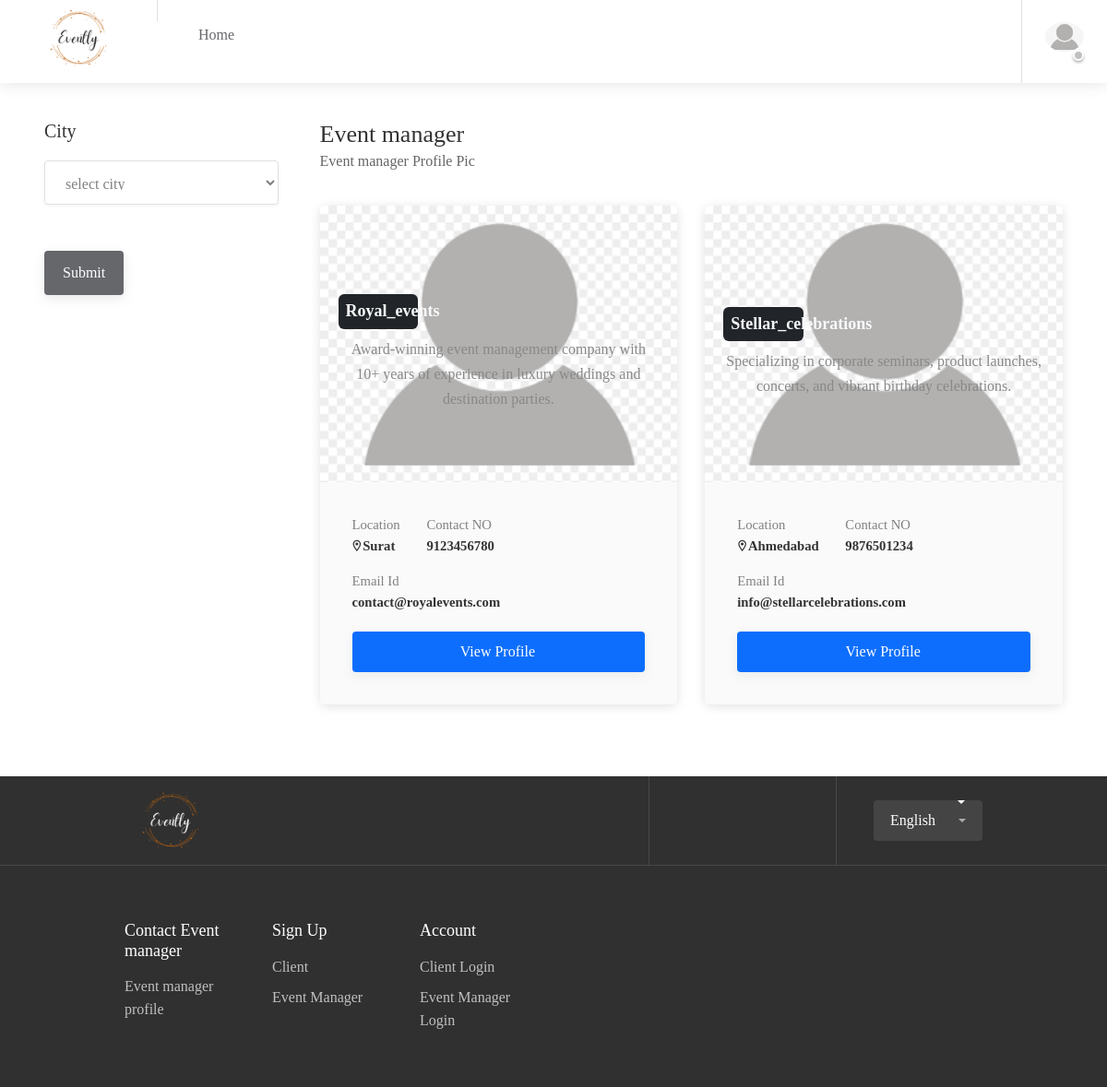
The page /index.php/project/loadprofile on the database its author committed.
### tables this page shows
CREATE TABLE IF NOT EXISTS `tbleventmanage` (
  `eventmanagerid` int(11) NOT NULL AUTO_INCREMENT,
  `username` varchar(100) NOT NULL,
  `password` varchar(255) NOT NULL,
  `emailid` varchar(150) NOT NULL,
  `contactno` varchar(20) NOT NULL,
  `image` varchar(255) DEFAULT 'default.png',
  `bio` text DEFAULT NULL,
  `cityid` int(11) DEFAULT NULL,
  `status` tinyint(1) NOT NULL DEFAULT 0,
  `default` int(11) NOT NULL DEFAULT 0,
  `created_at` timestamp NOT NULL DEFAULT CURRENT_TIMESTAMP,
  PRIMARY KEY (`eventmanagerid`)
);

CREATE TABLE IF NOT EXISTS `tblcity` (
  `cityid` int(11) NOT NULL AUTO_INCREMENT,
  `cityname` varchar(100) NOT NULL,
  `stateid` int(11) NOT NULL,
  PRIMARY KEY (`cityid`),
  KEY `fk_city_state` (`stateid`)
);

### application/controllers/Project.php (called while the page is built, shortened)
<?php
class Project extends CI_Controller
{
    public function __construct()
    {
        $this->load->model("ProjectM","pm");
    }
    public function loadprofile()
    {
        $projects=$this->pm->geteventmanagerprofile();
        $temp=[
        "profile"=>$projects,
            "cat"=>$this->pm->getAllCity()
    ];
        $this->load->view('eventmanagerprofile',$temp);
    }
}
?>

### index.php (called while the page is built, shortened)
<?php
require_once BASEPATH.'core/CodeIgniter.php';

### application/models/ProjectM.php (called while the page is built, shortened)
<?php
    class ProjectM extends CI_Model
    {
   public function geteventmanagerprofile($where=null)
        {
             $this->db->select("*,e.username as uname,cat.cityname as catname")->from("tbleventmanage e")->join("tblcity cat","e.cityid=cat.cityid");
            return $this->db->get()->result();
        }
    }
?>

### application/views/eventmanagerprofile.php (the view, shortened to what this page needs)
<!doctype html>
<html lang="en">
<head>
	<?php include_once('topscripts.php') ?>
</head>
<body>
	<?php include_once('header.php') ?>
	<div id="wrapper">
	</div>
	<div class="row p-5	">
		<div class="col-md-3">
			<div class="sidebar-container">
				<form method="post" action="<?= site_url("Project/loadprofile") ?>">
					<div class="sidebar-widget">
						<h3>City</h3>
						<select class=" with-border" data-size="7" title="Select City" name="txtcity">
							<option value="-1"> select city</option>
						</select>
					</div>
					<input type="submit" name="btnsearch">
				</form>
			</div>
		</div>
		<div class="col-md-9">
			<div class="container">
				<div class="row">
					<div class="col-md-12">
						<h2>Event manager</h2>
						<span>Event manager Profile Pic</span>
					</div>
				</div>
			</div>
			<div class="row">
				<div class="col-md-12 content-left-offset">
					<div class="freelancers-container freelancers-grid-layout margin-top-35">
						<?php
						foreach ($profile as $p) {
						?>
							<div class="freelancer rounded">
								<div class="freelancer-overview rounded-top" style="background-image: url(<?= base_url("resources/media/images/" . $p->image) ?>);height: 300px;background-size: cover;background-color: rgba(255,255,255,0.5);background-blend-mode: multiply;">
									<div class="freelancer-overview-inner">
										<div class="freelancer-name">
											<a href="<?= site_url("Project/loadprofile/$p->eventmanagerid") ?>">
												<h4 class="fw-bold text-light text-capitalize h4 bg-dark p-2 w-25 rounded"><?= $p->uname ?></h4>
											</a>
											<span><?= !empty($p->titlename) ? $p->titlename : (!empty($p->bio) ? $p->bio : '') ?></span>
										</div>
									</div>
								</div>
								<div class="freelancer-details">
									<div class="freelancer-details-list">
										<ul>
											<li>Location <strong><i class="icon-material-outline-location-on"></i><?= $p->catname ?></strong></li>
											<li>Contact NO <strong><?= $p->contactno ?></strong></li>
											<li>Email Id<strong><?= $p->emailid ?></strong></li>
										</ul>
									</div>
									<a href="<?= site_url("Project/loadeventmoreinfoProfile/$p->eventmanagerid") ?>" class="button button-sliding-icon ripple-effect bg-primary">View Profile <i class="icon-material-outline-arrow-right-alt"></i></a>
								</div>
							</div>
						<?php
						}
						?>
					</div>
				</div>
			</div>
		</div>
	</div>
	<?php include_once('footer.php') ?>
</body>
</html>

### rows shown on the page
tbleventmanage: image (placeholder picture), username "Royal_events", bio "Award-winning event management company with 10+ years of experience in luxury weddings and destination parties.", cityid.cityname "Surat", contactno "9123456780", emailid "contact@royalevents.com"
tbleventmanage: image (placeholder picture), username "Stellar_celebrations", bio "Specializing in corporate seminars, product launches, concerts, and vibrant birthday celebrations.", cityid.cityname "Ahmedabad", contactno "9876501234", emailid "info@stellarcelebrations.com"
